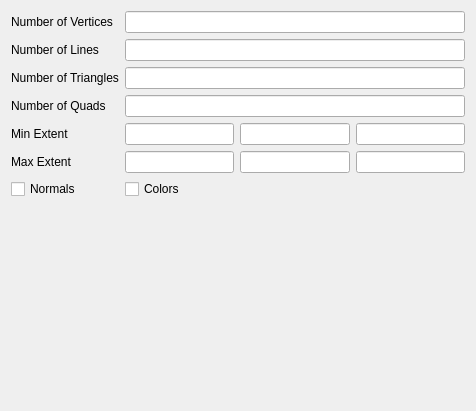
<?xml version="1.0" encoding="UTF-8"?>
<ui version="4.0">
 <class>GeometryInterface</class>
 <widget class="QWidget" name="GeometryInterface">
  <property name="geometry">
   <rect>
    <x>0</x>
    <y>0</y>
    <width>476</width>
    <height>411</height>
   </rect>
  </property>
  <property name="windowTitle">
   <string>Form</string>
  </property>
  <layout class="QGridLayout" name="gridLayout">
   <item row="0" column="0">
    <layout class="QGridLayout" name="gridLayout_2">
     <item row="3" column="1">
      <widget class="QLineEdit" name="_numTriangles"/>
     </item>
     <item row="1" column="1">
      <widget class="QLineEdit" name="_numLines"/>
     </item>
     <item row="0" column="1">
      <widget class="QLineEdit" name="_numVerts"/>
     </item>
     <item row="0" column="0">
      <widget class="QLabel" name="vertLabel">
       <property name="text">
        <string>Number of Vertices</string>
       </property>
      </widget>
     </item>
     <item row="1" column="0">
      <widget class="QLabel" name="elementLabel">
       <property name="text">
        <string>Number of Lines</string>
       </property>
      </widget>
     </item>
     <item row="3" column="0">
      <widget class="QLabel" name="triLabel">
       <property name="text">
        <string>Number of Triangles</string>
       </property>
      </widget>
     </item>
     <item row="4" column="0">
      <widget class="QLabel" name="quadLabel">
       <property name="text">
        <string>Number of Quads</string>
       </property>
      </widget>
     </item>
     <item row="4" column="1">
      <widget class="QLineEdit" name="_numQuads"/>
     </item>
     <item row="5" column="0">
      <widget class="QLabel" name="minLabel">
       <property name="text">
        <string>Min Extent</string>
       </property>
      </widget>
     </item>
     <item row="6" column="0">
      <widget class="QLabel" name="maxLabel">
       <property name="text">
        <string>Max Extent</string>
       </property>
      </widget>
     </item>
     <item row="5" column="1">
      <layout class="QHBoxLayout" name="horizontalLayout">
       <item>
        <widget class="QLineEdit" name="_minZ"/>
       </item>
       <item>
        <widget class="QLineEdit" name="_minY"/>
       </item>
       <item>
        <widget class="QLineEdit" name="_minX"/>
       </item>
      </layout>
     </item>
     <item row="6" column="1">
      <layout class="QHBoxLayout" name="horizontalLayout_2">
       <item>
        <widget class="QLineEdit" name="_maxX"/>
       </item>
       <item>
        <widget class="QLineEdit" name="_maxY"/>
       </item>
       <item>
        <widget class="QLineEdit" name="_maxZ"/>
       </item>
      </layout>
     </item>
     <item row="7" column="0">
      <widget class="QCheckBox" name="_colors">
       <property name="text">
        <string>Normals</string>
       </property>
      </widget>
     </item>
     <item row="7" column="1">
      <widget class="QCheckBox" name="_normals">
       <property name="text">
        <string>Colors</string>
       </property>
      </widget>
     </item>
    </layout>
   </item>
   <item row="1" column="0">
    <widget class="QWidget" name="_geometryInterfaceViewer" native="true"/>
   </item>
  </layout>
 </widget>
 <resources/>
 <connections/>
</ui>
